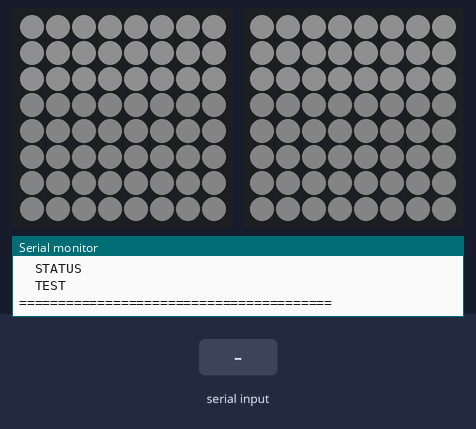
The sketch below on a simulated Arduino Uno, built with avr-gcc and run on an emulated ATmega328P. On the bench: 2 × 8×8 RGB LED matrix (first LED top left, wired row by row), the last lines printed to the serial monitor. The inputs (shaded band) are chosen by the test bench. Dim RGB values are drawn brighter than linear.

Above: at 1.5 s.
1.6 s: "TEST\n" received over Serial
At 2.9 s:
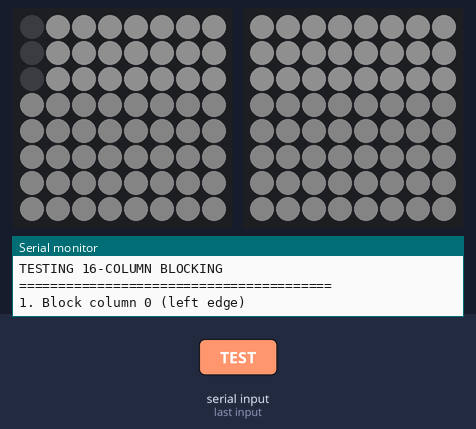
At 5.7 s:
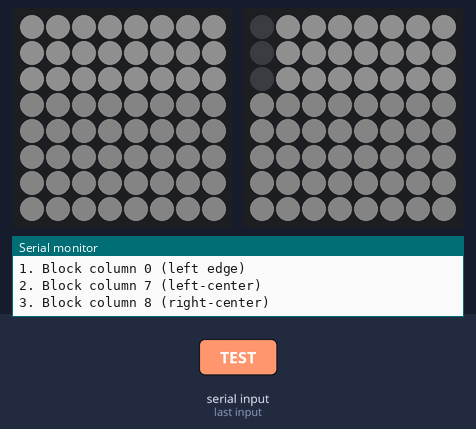
Timing chart, 0 to 7.2 s (numbered marks = the images above; inputs shaded):
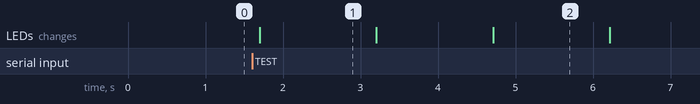

Measured:
- after the input at 1.6 s, the LEDs: change after 0.10 s (image 1)
- what the display in image 1 shows lasts 1.5 s, from 1.7 s to 3.2 s

The sketch:

sketch_nov3a.ino
```cpp
#include <FastLED.h>

// ============ CONFIGURATION ============
#define NUM_LEDS_PER_MATRIX 64
#define LEFT_DATA_PIN 6
#define RIGHT_DATA_PIN 9
#define MATRIX_WIDTH 8
#define MATRIX_HEIGHT 8
#define TOTAL_COLUMNS 16  // 8 per matrix

// Lower brightness levels
#define HIGH_BEAM_ON 15   // High beam brightness (was 255)
#define HIGH_BEAM_OFF 0   // Column blocked (OFF)
#define LOW_BEAM 7        // Low beam brightness (was 10)

// Timing
#define COOLDOWN_TIME 3000

// LED Arrays
CRGB leftLEDs[NUM_LEDS_PER_MATRIX];
CRGB rightLEDs[NUM_LEDS_PER_MATRIX];

// Column blocking state (16 columns total: 0-7 left, 8-15 right)
bool blockedColumns[TOTAL_COLUMNS] = {false};
unsigned long columnBlockTime[TOTAL_COLUMNS] = {0};

// ============ SETUP ============
void setup() {
  Serial.begin(9600);

  // Initialize matrices
  FastLED.addLeds<WS2812B, LEFT_DATA_PIN, GRB>(leftLEDs, NUM_LEDS_PER_MATRIX);
  FastLED.addLeds<WS2812B, RIGHT_DATA_PIN, GRB>(rightLEDs, NUM_LEDS_PER_MATRIX);

  // Start with full beam
  setFullBeam();
  FastLED.show();

  Serial.println("READY");
  Serial.println("========================================");
  Serial.println("ADAPTIVE HEADLIGHT - 16 COLUMN PRECISION");
  Serial.println("========================================");
  Serial.println("16 columns total (8 left + 8 right)");
  Serial.println("High beam: 15, Low beam: 7");
  Serial.println("Blocks specific columns only");
  Serial.println("");
  Serial.println("Commands:");
  Serial.println("  BLOCK:0,1,0,0,0,0,0,0,0,0,0,0,0,0,0,0");
  Serial.println("  CLEAR");
  Serial.println("  STATUS");
  Serial.println("  TEST");
  Serial.println("========================================");
}

// ============ MAIN LOOP ============
void loop() {
  // Handle commands
  if (Serial.available() > 0) {
    String cmd = Serial.readStringUntil('\n');
    cmd.trim();
    handleCommand(cmd);
  }

  // Auto-restore blocked columns after cooldown
  unsigned long currentTime = millis();
  bool updated = false;

  for (int col = 0; col < TOTAL_COLUMNS; col++) {
    if (blockedColumns[col] && (currentTime - columnBlockTime[col]) > COOLDOWN_TIME) {
      blockedColumns[col] = false;
      updated = true;
    }
  }

  if (updated) {
    updateHeadlights();
    Serial.println("-> Columns restored after cooldown");
  }

  delay(100);
}

// ============ COMMAND HANDLER ============
void handleCommand(String cmd) {
  if (cmd.startsWith("BLOCK:")) {
    parseBlockCommand(cmd.substring(6));

  } else if (cmd == "CLEAR") {
    for (int i = 0; i < TOTAL_COLUMNS; i++) {
      blockedColumns[i] = false;
    }
    setFullBeam();
    Serial.println("-> All columns cleared");

  } else if (cmd == "TEST") {
    runTest();

  } else if (cmd == "STATUS") {
    printStatus();
  }
}

// ============ PARSE BLOCK COMMAND ============
void parseBlockCommand(String data) {
  // Format: BLOCK:0,1,0,0,0,0,0,0,0,0,0,0,0,0,0,0
  // 16 values (0 or 1) for each column

  unsigned long currentTime = millis();

  int startPos = 0;
  for (int col = 0; col < TOTAL_COLUMNS; col++) {
    int commaPos = data.indexOf(',', startPos);
    String value;

    if (commaPos > 0 && col < TOTAL_COLUMNS - 1) {
      value = data.substring(startPos, commaPos);
      startPos = commaPos + 1;
    } else {
      value = data.substring(startPos);
    }

    if (value == "1") {
      blockedColumns[col] = true;
      columnBlockTime[col] = currentTime;
    } else {
      blockedColumns[col] = false;
    }
  }

  updateHeadlights();

  // Print which columns are blocked
  Serial.print("Blocked columns: ");
  bool anyBlocked = false;
  for (int i = 0; i < TOTAL_COLUMNS; i++) {
    if (blockedColumns[i]) {
      Serial.print(i);
      Serial.print(" ");
      anyBlocked = true;
    }
  }
  if (!anyBlocked) {
    Serial.print("None");
  }
  Serial.println();
}

// ============ SET FULL BEAM ============
void setFullBeam() {
  // LEFT MATRIX (Columns 0-7)
  for (int row = 0; row < MATRIX_HEIGHT; row++) {
    for (int col = 0; col < MATRIX_WIDTH; col++) {
      int led = row * MATRIX_WIDTH + col;

      if (row < 3) {
        // Top 3 rows: High beam
        leftLEDs[led] = CRGB(HIGH_BEAM_ON, HIGH_BEAM_ON, HIGH_BEAM_ON);
      } else {
        // Bottom 5 rows: Low beam
        leftLEDs[led] = CRGB(LOW_BEAM, LOW_BEAM, LOW_BEAM);
      }
    }
  }

  // RIGHT MATRIX (Columns 8-15)
  for (int row = 0; row < MATRIX_HEIGHT; row++) {
    for (int col = 0; col < MATRIX_WIDTH; col++) {
      int led = row * MATRIX_WIDTH + col;

      if (row < 3) {
        rightLEDs[led] = CRGB(HIGH_BEAM_ON, HIGH_BEAM_ON, HIGH_BEAM_ON);
      } else {
        rightLEDs[led] = CRGB(LOW_BEAM, LOW_BEAM, LOW_BEAM);
      }
    }
  }

  FastLED.show();
}

// ============ UPDATE HEADLIGHTS ============
void updateHeadlights() {
  // LEFT MATRIX (Columns 0-7)
  for (int row = 0; row < MATRIX_HEIGHT; row++) {
    for (int col = 0; col < MATRIX_WIDTH; col++) {
      int led = row * MATRIX_WIDTH + col;
      int globalCol = col;  // Columns 0-7 for left matrix

      if (row < 3) {
        // Top 3 rows: Check if column is blocked
        uint8_t brightness = blockedColumns[globalCol] ? HIGH_BEAM_OFF : HIGH_BEAM_ON;
        leftLEDs[led] = CRGB(brightness, brightness, brightness);
      } else {
        // Bottom 5 rows: Always low beam
        leftLEDs[led] = CRGB(LOW_BEAM, LOW_BEAM, LOW_BEAM);
      }
    }
  }

  // RIGHT MATRIX (Columns 8-15)
  for (int row = 0; row < MATRIX_HEIGHT; row++) {
    for (int col = 0; col < MATRIX_WIDTH; col++) {
      int led = row * MATRIX_WIDTH + col;
      int globalCol = 8 + col;  // Columns 8-15 for right matrix

      if (row < 3) {
        uint8_t brightness = blockedColumns[globalCol] ? HIGH_BEAM_OFF : HIGH_BEAM_ON;
        rightLEDs[led] = CRGB(brightness, brightness, brightness);
      } else {
        rightLEDs[led] = CRGB(LOW_BEAM, LOW_BEAM, LOW_BEAM);
      }
    }
  }

  FastLED.show();
}

// ============ TEST FUNCTION ============
void runTest() {
  Serial.println("========================================");
  Serial.println("TESTING 16-COLUMN BLOCKING");
  Serial.println("========================================");

  // Test 1: Block column 0 (leftmost of left matrix)
  Serial.println("1. Block column 0 (left edge)");
  for (int i = 0; i < TOTAL_COLUMNS; i++) blockedColumns[i] = false;
  blockedColumns[0] = true;
  updateHeadlights();
  delay(1500);

  // Test 2: Block column 7 (rightmost of left matrix)
  Serial.println("2. Block column 7 (left-center)");
  for (int i = 0; i < TOTAL_COLUMNS; i++) blockedColumns[i] = false;
  blockedColumns[7] = true;
  updateHeadlights();
  delay(1500);

  // Test 3: Block column 8 (leftmost of right matrix)
  Serial.println("3. Block column 8 (right-center)");
  for (int i = 0; i < TOTAL_COLUMNS; i++) blockedColumns[i] = false;
  blockedColumns[8] = true;
  updateHeadlights();
  delay(1500);

  // Test 4: Block column 15 (rightmost of right matrix)
  Serial.println("4. Block column 15 (right edge)");
  for (int i = 0; i < TOTAL_COLUMNS; i++) blockedColumns[i] = false;
  blockedColumns[15] = true;
  updateHeadlights();
  delay(1500);

  // Test 5: Block multiple columns
  Serial.println("5. Block columns 3,4,5 (left matrix)");
  for (int i = 0; i < TOTAL_COLUMNS; i++) blockedColumns[i] = false;
  blockedColumns[3] = true;
  blockedColumns[4] = true;
  blockedColumns[5] = true;
  updateHeadlights();
  delay(2000);

  // Test 6: Block right matrix columns
  Serial.println("6. Block columns 10,11,12 (right matrix)");
  for (int i = 0; i < TOTAL_COLUMNS; i++) blockedColumns[i] = false;
  blockedColumns[10] = true;
  blockedColumns[11] = true;
  blockedColumns[12] = true;
  updateHeadlights();
  delay(2000);

  // Clear all
  Serial.println("7. Clear all - Full beam");
  for (int i = 0; i < TOTAL_COLUMNS; i++) blockedColumns[i] = false;
  setFullBeam();

  Serial.println("Test complete!");
  Serial.println("========================================");
}

// ============ PRINT STATUS ============
void printStatus() {
  Serial.println("========================================");
  Serial.println("16-COLUMN STATUS:");

  // Left matrix
  Serial.print("Left (0-7):  ");
  for (int i = 0; i < 8; i++) {
    Serial.print(blockedColumns[i] ? "X" : "O");
  }
  Serial.println();

  // Right matrix
  Serial.print("Right (8-15): ");
  for (int i = 8; i < 16; i++) {
    Serial.print(blockedColumns[i] ? "X" : "O");
  }
  Serial.println();

  Serial.println("O = ON, X = OFF");
  Serial.println("========================================");
}
```
